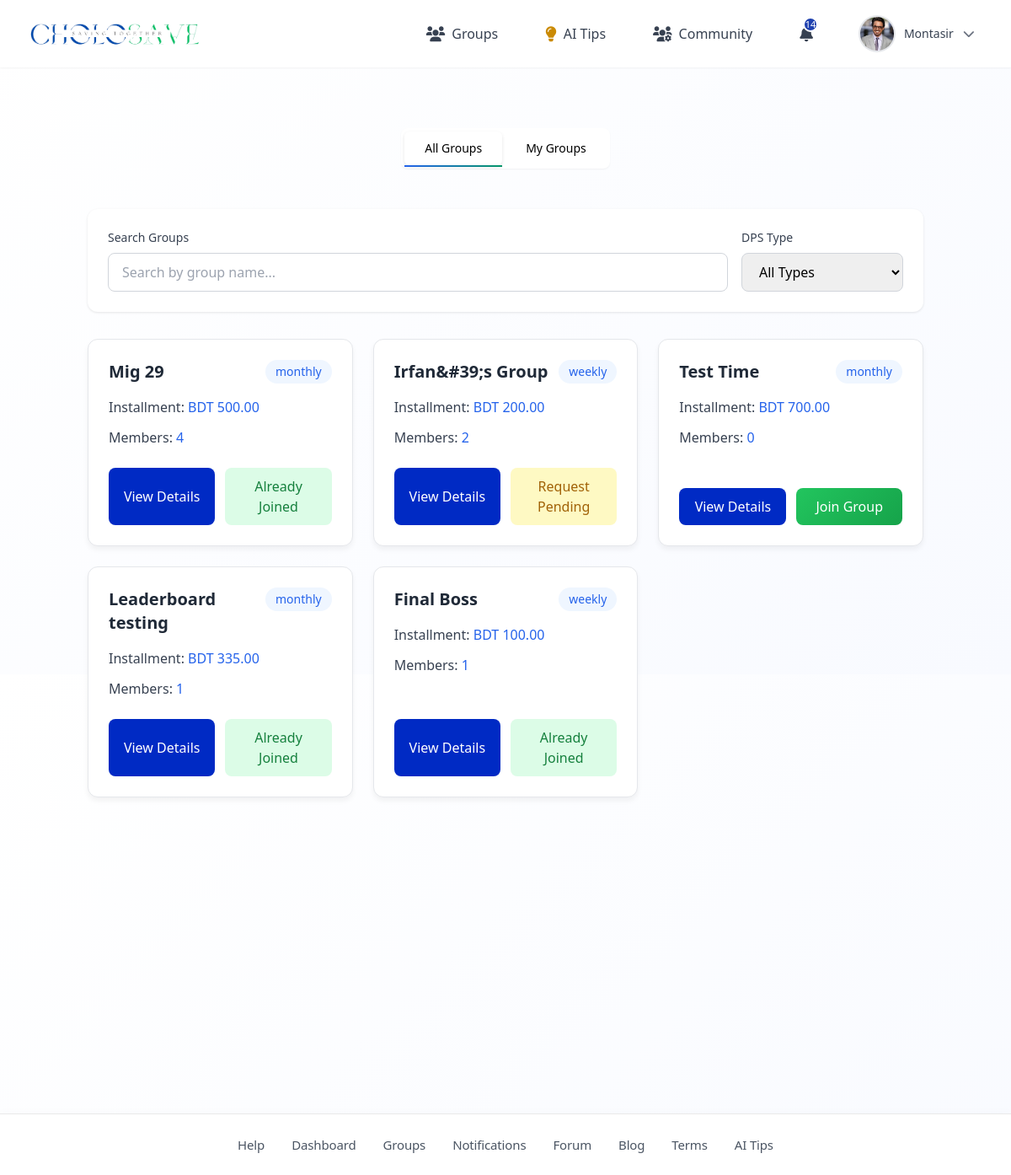
/groups.php (signed in), run on the app's committed database.
### tables this page shows
CREATE TABLE `users` (
  `id` int(11) NOT NULL,
  `name` varchar(255) DEFAULT NULL,
  `email` varchar(255) DEFAULT NULL,
  `phone_number` varchar(255) DEFAULT NULL,
  `password` varchar(255) DEFAULT NULL,
  `role` enum('user','group_admin','admin') DEFAULT 'user',
  `created_at` timestamp NOT NULL DEFAULT current_timestamp(),
  `profile_picture` varchar(255) NOT NULL,
  `otp` varchar(6) DEFAULT NULL,
  `otp_expiry` datetime DEFAULT NULL
);

CREATE TABLE `my_group` (
  `group_id` int(11) NOT NULL,
  `group_name` varchar(255) DEFAULT NULL,
  `members` int(11) NOT NULL,
  `group_admin_id` int(11) DEFAULT NULL,
  `dps_type` enum('weekly','monthly') DEFAULT NULL,
  `time_period` int(11) DEFAULT NULL,
  `amount` decimal(8,2) DEFAULT NULL,
  `start_date` date DEFAULT NULL,
  `goal_amount` int(11) DEFAULT NULL,
  `warning_time` int(11) DEFAULT NULL,
  `emergency_fund` decimal(8,2) DEFAULT NULL,
  `bKash` varchar(255) DEFAULT NULL,
  `Rocket` varchar(255) DEFAULT NULL,
  `Nagad` varchar(255) DEFAULT NULL,
  `created_at` timestamp NOT NULL DEFAULT current_timestamp(),
  `description` text DEFAULT NULL
);

### session.php (called while the page is built, shortened)
<?php
function getUserId() {
    return $_SESSION['user_id'] ?? null;
}
?>

### groups.php (the view, shortened to what this page needs)
<?php
include 'session.php';
include 'db.php';
include 'includes/header2.php';
$user_id = getUserId();
$allGroupsQuery = "
    SELECT
        g.group_id,
        g.group_name,
        g.dps_type,
        g.amount AS installment,
        g.time_period,
        g.start_date,
        g.goal_amount,
        g.warning_time,
        g.emergency_fund,
        g.members,
        u.name AS admin_name,
        COUNT(gm.user_id) AS members_count,
        EXISTS (
            SELECT 1 FROM group_membership
            WHERE group_id = g.group_id
            AND user_id = ?
            AND status IN ('approved', 'pending')
        ) as is_member,
        (
            SELECT status FROM group_membership
            WHERE group_id = g.group_id
            AND user_id = ?
        ) as membership_status
    FROM
        my_group g
    LEFT JOIN
        users u ON g.group_admin_id = u.id
    LEFT JOIN
        group_membership gm
    ON
        g.group_id = gm.group_id AND gm.status = 'approved'
    GROUP BY
        g.group_id
";
$stmt = $conn->prepare($allGroupsQuery);
$stmt->bind_param("ii", $user_id, $user_id);
$stmt->execute();
$allGroupsResult = $stmt->get_result();
$allGroups = [];
if ($allGroupsResult) {
    while ($row = $allGroupsResult->fetch_assoc()) {
        $allGroups[] = $row;
    }
}
?>
<!DOCTYPE html>
<html lang="en">
<head>
    <script src="https://cdn.tailwindcss.com"></script>
</head>
<body class="bg-gray-50">
    <div class="container mx-auto px-4 py-12">
        <div class="text-center mb-12">
            <div class="inline-flex rounded-lg bg-white shadow-sm p-1 space-x-1">
                <button onclick="showGroups('all')"
                    class="tab-button px-6 py-2.5 rounded-md text-sm font-medium transition-all duration-200 focus:outline-none active"
                    id="all-tab">
                    All Groups
                </button>
                <button onclick="showGroups('joined')"
                    class="tab-button px-6 py-2.5 rounded-md text-sm font-medium transition-all duration-200 focus:outline-none"
                    id="joined-tab">
                    My Groups
                </button>
            </div>
        </div>
        <div class="filter-section mb-8">
            <div class="flex space-x-4">
                <div class="flex-1">
                    <label for="search" class="block text-sm font-medium text-gray-700 mb-2">Search Groups</label>
                    <input type="text" id="search" name="search" placeholder="Search by group name..."
                        class="w-full px-4 py-2.5 rounded-lg border border-gray-300 focus:ring-2 focus:ring-blue-500 focus:border-blue-500 transition-all">
                </div>
                <div class="w-48">
                    <label for="dpsType" class="block text-sm font-medium text-gray-700 mb-2">DPS Type</label>
                    <select id="dpsType" name="dpsType"
                        class="w-full px-4 py-2.5 rounded-lg border border-gray-300 focus:ring-2 focus:ring-blue-500 focus:border-blue-500">
                        <option value="">All Types</option>
                    </select>
                </div>
            </div>
        </div>
        <div id="all-groups" class="grid grid-cols-1 md:grid-cols-2 lg:grid-cols-3 gap-6">
            <?php foreach ($allGroups as $group): ?>
                <div class="group-card rounded-xl p-6 flex flex-col">
                    <div class="flex justify-between items-start mb-4">
                        <h3 class="text-xl font-bold text-gray-800"><?php echo htmlspecialchars($group['group_name']); ?>
                        </h3>
                        <span class="px-3 py-1 bg-blue-50 text-blue-600 rounded-full text-sm font-medium">
                            <?php echo htmlspecialchars($group['dps_type']); ?>
                        </span>
                    </div>
                    <div class="space-y-3 mb-6">
                        <p class="text-gray-600">
                            <span class="font-medium text-gray-700">Installment:</span>
                            <span
                                class="text-blue-600 font-medium">BDT <?php echo htmlspecialchars($group['installment']); ?></span>
                        </p>
                        <p class="text-gray-600">
                            <span class="font-medium text-gray-700">Members:</span>
                            <span
                                class="text-blue-600 font-medium"><?php echo htmlspecialchars($group['members_count']); ?></span>
                        </p>
                    </div>
                    <div class="flex space-x-3 mt-auto">
                        <button onclick="showDetails(<?php
                        echo htmlspecialchars(json_encode([
                            'groupName' => $group['group_name'],
                            'adminName' => $group['admin_name'],
                            'dpsType' => $group['dps_type'],
                            'timePeriod' => $group['time_period'],
                            'startDate' => $group['start_date'],
                            'goalAmount' => $group['goal_amount'],
                            'warningTime' => $group['warning_time'],
                            'emergencyFund' => $group['emergency_fund'],
                            'members' => $group['members']
                        ]));
                        ?>)" class="w-1/2 px-4 py-2.5 text-white rounded-lg primary-button">
                            View Details
                        </button>
                        <?php if ($group['is_member']): ?>
                            <?php if ($group['membership_status'] === 'approved'): ?>
                                <button
                                    class="w-1/2 px-4 py-2.5 bg-green-100 text-green-700 rounded-lg cursor-not-allowed font-medium">
                                    Already Joined
                                </button>
                            <?php else: ?>
                                <button
                                    class="w-1/2 px-4 py-2.5 bg-yellow-100 text-yellow-700 rounded-lg cursor-not-allowed font-medium">
                                    Request Pending
                                </button>
                            <?php endif; ?>
                        <?php else: ?>
                            <form method="POST" class="w-1/2">
                                <button type="submit" name="join_group"
                                    class="w-full px-4 py-2.5 text-white rounded-lg secondary-button">
                                    Join Group
                                </button>
                            </form>
                        <?php endif; ?>
                    </div>
                </div>
            <?php endforeach; ?>
        </div>
    </div>
</body>
</html>
<?php include 'includes/new_footer.php'; ?>

### includes/header2.php (shortened to what this page needs)
<?php
include 'db.php';
$user_id = $_SESSION['user_id'];
$sql = "SELECT COUNT(*) as count FROM notifications WHERE target_user_id = ? AND status = 'unread'";
$stmt = $conn->prepare($sql);
$stmt->bind_param("i", $user_id);
$stmt->execute();
$result = $stmt->get_result();
$row = $result->fetch_assoc();
$notificationCount = $row['count'];
$user_name = '';
$profile_picture = '';
$sql_user = "SELECT name, email, profile_picture FROM users WHERE id = ?";
$stmt = $conn->prepare($sql_user);
$stmt->bind_param("i", $user_id);
$stmt->execute();
$result_user = $stmt->get_result();
if ($result_user) {
    $user_data = $result_user->fetch_assoc();
    $user_name = $user_data['name'];
    $profile_picture = $user_data['profile_picture'];
}
?>
<!DOCTYPE html>
<html lang="en">
<head>
    <script src="https://cdn.tailwindcss.com"></script>
    <link rel="stylesheet" href="https://cdnjs.cloudflare.com/ajax/libs/font-awesome/6.0.0-beta3/css/all.min.css">
</head>
<body class="bg-gray-50">
    <header class="bg-white shadow-sm">
        <div class="max-w-7xl mx-auto px-4 sm:px-6 lg:px-8">
            <div class="flex items-center justify-between h-20">
                <div class="logo flex items-center space-x-4">
                    <a href="/CholoSave-CS/user_landing_page.php" class="flex items-center">
                        <img src="/CholoSave-CS/includes/project_logo1.png" alt="CholoSave Logo" class="logo-image">
                    </a>
                </div>
                <div class="hidden md:flex items-center space-x-8">
                    <div class="relative group">
                        <button
                            class="nav-item flex items-center space-x-2 px-3 py-2 text-gray-700 hover:text-gray-900">
                            <i class="fas fa-users text-lg"></i>
                            <span class="font-medium">Groups</span>
                        </button>
                    </div>
                    <div class="relative group">
                        <a href="/CholoSave-CS/ai_tips/ai_tips.php">
                            <button
                                class="nav-item flex items-center space-x-2 px-3 py-2 text-gray-700 hover:text-gray-900">
                                <i class="fas fa-lightbulb text-lg text-yellow-600 animate-pulse"></i>
                                <span class="font-medium">AI Tips</span>
                            </button>
                        </a>
                    </div>
                    <div class="relative group">
                        <button
                            class="nav-item flex items-center space-x-2 px-3 py-2 text-gray-700 hover:text-gray-900">
                            <i class="fas fa-users-cog text-lg"></i>
                            <span class="font-medium">Community</span>
                        </button>
                    </div>
                    <div class="relative">
                        <a href="/CholoSave-CS/notification.php"
                            class="nav-item flex items-center space-x-2 px-3 py-2 text-gray-700 hover:text-gray-900">
                            <div class="relative">
                                <i class="fas fa-bell text-lg"></i>
                                <?php if ($notificationCount > 0): ?>
                                    <span class="notification-badge"><?php echo $notificationCount; ?></span>
                                <?php endif; ?>
                            </div>
                        </a>
                    </div>
                    <div class="relative group">
                        <button
                            class="flex items-center space-x-3 px-3 py-2 rounded-full hover:bg-gray-100 transition-colors duration-200">
                            <div class="relative w-10 h-10 rounded-full overflow-hidden ring-2 ring-gray-200">
                                <?php if (!empty($profile_picture) && file_exists('uploads/profile/' . $profile_picture)): ?>
                                    <img src="uploads/profile/<?php echo htmlspecialchars($profile_picture); ?>"
                                        alt="Profile" class="w-full h-full object-cover">
                                <?php else: ?>
                                    <div class="w-full h-full bg-gray-200 flex items-center justify-center">
                                        <i class="fas fa-user text-gray-400"></i>
                                    </div>
                                <?php endif; ?>
                            </div>
                            <span
                                class="text-sm font-medium text-gray-700"><?php echo htmlspecialchars($user_name); ?></span>
                            <i class="fas fa-chevron-down text-sm text-gray-500"></i>
                        </button>
                    </div>
                </div>
            </div>
    </header>
</body>
</html>

### data on the page
users: profile_picture (picture), name "Montasir"
my_group: group_name "Mig 29", dps_type "monthly", amount "500.00", members_count "4", shows "Already Joined"
my_group: group_name "Irfan&#39;s Group", dps_type "weekly", amount "200.00", members_count "2", shows "Request Pending"
my_group: group_name "Test Time", dps_type "monthly", amount "700.00", members_count "0"
my_group: group_name "Leaderboard testing", dps_type "monthly", amount "335.00", members_count "1", shows "Already Joined"
my_group: group_name "Final Boss", dps_type "weekly", amount "100.00", members_count "1", shows "Already Joined"

### other printed values
$notificationCount "14"
